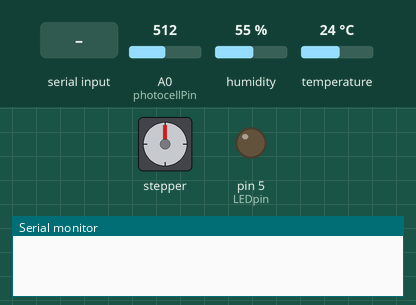
The sketch below on a simulated Arduino Uno, built with avr-gcc and run on an emulated ATmega328P. Parts: stepper motor, output pins drawn as LEDs (lit = HIGH), the last lines printed to the serial monitor. The inputs (shaded band) are chosen by the test bench; at power-on: A0 (photocellPin) = 512, humidity 55 %, temperature 24 °C. Stepper angles assume 2048 steps per turn.

Above: at 1.2 s.
1.3 s: "<1>" received over Serial
At 1.45 s:
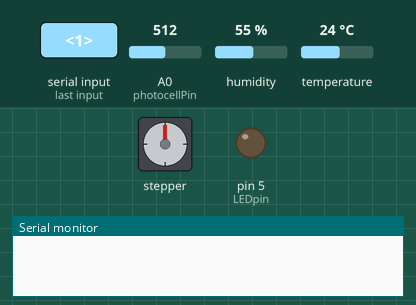
4.8 s: "<0>" received over Serial
8.3 s: "1" received over Serial
At 8.7 s:
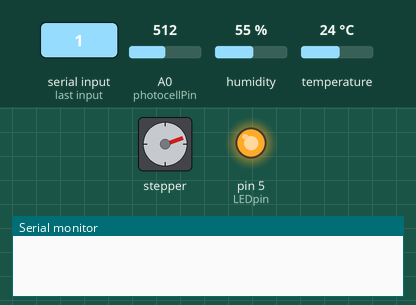
11.8 s: A0 (photocellPin) set to 306
At 14.8 s:
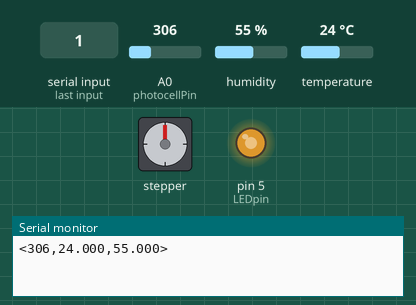
15.3 s: A0 (photocellPin) set to 122
At 24.6 s:
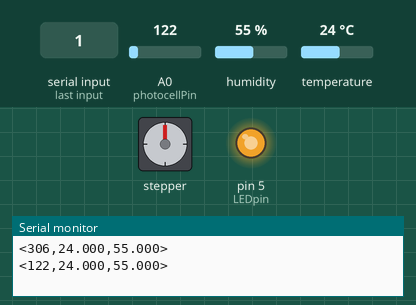
24.9 s: "0" received over Serial
At 25.05 s:
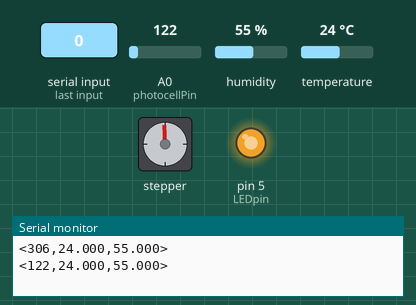
Timing chart, 0 to 29.4 s (numbered marks = the images above; inputs shaded):
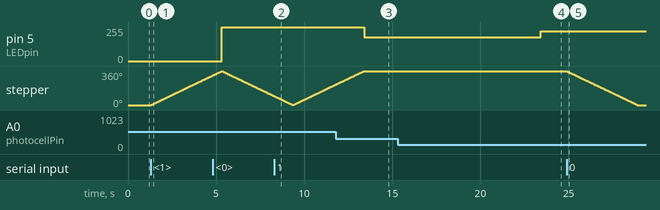

Measured:
- after the input at 1.3 s, stepper: keeps turning clockwise at about 90°/s, starting at once
- after the input at 8.3 s, pin 5 (LEDpin): stays 255/255 (without the input it goes to 127/255 after 2.0 s)
- after the input at 11.8 s, pin 5 (LEDpin): 255/255 → 178/255 after 1.6 s
- after the input at 15.3 s, pin 5 (LEDpin): 178/255 → 224/255 after 8.1 s
- after the input at 24.9 s, stepper: turns 360° counter-clockwise in 4.0 s, starting at once

The sketch:

GEM_Arduino.ino
```cpp
#include <Arduino.h>

#include <dht.h>
#include <Stepper.h>

dht DHT;
#define DHT11_PIN 7

int photocellPin = 0;                // the cell and 10K pulldown are connected to a0
int LEDpin = 5;                      // connect Red LED to pin 5 (PWM pin)

int light;                           // the analog readings from the sensors
float temperature;
float humidity;

long intervalSensors = 10000;
long intervalMotor = 15000;
long intervalLight = 5000;
unsigned long previousMillisSensors = 0;
unsigned long previousMillisMotor = 0;
unsigned long previousMillisLight = 0;

int invertedLight;                 // analog reading inverted to be used as output
int LEDbrightness;                   // intensity of LED output
const int stepsPerRevolution = 2048; // number of steps per rotation for motor:

Stepper myStepper = Stepper(stepsPerRevolution, 8, 10, 9, 11);  // Create stepper object called 'myStepper'

String data; //data string containing sensor values to be sent via Serial

void setup(void) {
  myStepper.setSpeed(15); // Set the motor speed to 15 rpm
  Serial.begin(9600); //initialize serial monitor
}

//main sensor reading function
void loop(void) {

  unsigned long currentMillis = millis(); //check current time
  if(currentMillis - previousMillisSensors >= intervalSensors){ //determine if periodic task is due to run
    light = analogRead(photocellPin); //read data from photocell
    int chk = DHT.read11(DHT11_PIN); //read data from DHT11
    temperature = DHT.temperature;
    humidity = DHT.humidity;
    //Serial.println(light);
    String lightString = String(light, DEC);
    String tempString = String(temperature, 3);
    String humString = String(humidity, 3);
    String data = String('<');
    data.concat(lightString);
    data.concat(',');
    data.concat(tempString);
    data.concat(',');
    data.concat(humString);
    data.concat('>');
    Serial.println(data);
    previousMillisSensors = currentMillis;
  }

  //Lighting adjustment
  if(currentMillis - previousMillisLight >= intervalLight){
    if (light < 750){ //arbitrary value, should ideally be changed to an optimal condition and able to be set by user
      invertedLight = 1023 - light;
      LEDbrightness = map(invertedLight, 0, 1023, 0, 255); //map value from 1023 to 255 for LED
      analogWrite(LEDpin, LEDbrightness);
    }
    else{
      analogWrite(LEDpin, 0);
    }
    //Serial.println("Adjusting light...");
    previousMillisLight = currentMillis;
  }

  //Motor adjustment based on Serial input
  if (Serial.available()) {
    char c = Serial.read(); //read incoming data from Data Pi
    if (c=='1'){
      myStepper.step(stepsPerRevolution); //rotate motor clockwise to activate
    }
    if (c=='0'){
      myStepper.step(-stepsPerRevolution); //rotate motor counterclockwise to deactivate
    }
    //Serial.println("Motor active...");
  }
}
```
